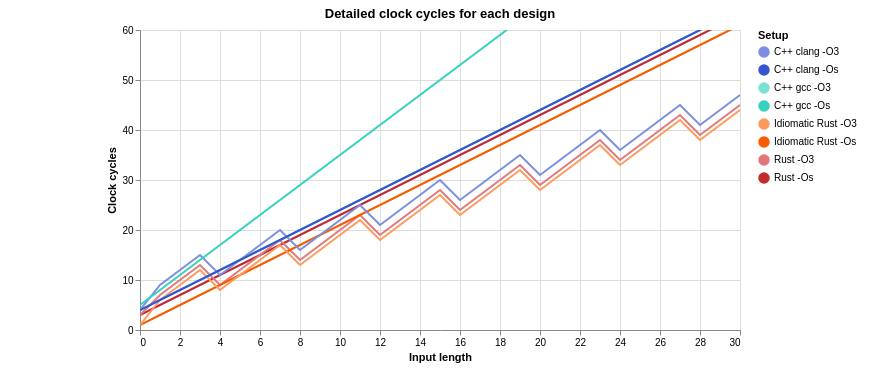

The specification (Vega-Lite) saved for this image:
### Vega-Lite specification from a JSON file in a GitHub repository (floating-point values rounded to 4 significant figures; data arrays with more than 128 entries replaced by an {"elided": "..."} marker saying what was removed)
{"$schema": "https://vega.github.io/schema/vega-lite/v5.json", "title": "Detailed clock cycles for each design", "data": {"values": {"elided": "408 records"}}, "transform": [{"lookup": "id", "from": {"key": "id", "data": {"values": [{"Logic blocks": 735, "Flip-flops": 292, "RAM blocks": 0, "trueDualPortBlockRam": 0, "Multipliers": 0, "otherBlocks": 0, "Area": 1027, "Maximum frequency (MHz)": 103.4, "Average clock cycles": 53, "id": "minmax_rust_size", "Setup": "Rust -Os", "Scenario": "Rust", "compilerSetup": "rust -Os", "Implementation": "Rust", "Function": "minmax", "Compiler": "Rust", "Optimized for": "size", "Optimization flag": "-Os", "Language": "Rust", "Idiomatic": "false", "From crates.io": "false", "color": "#C1292E"}, {"Logic blocks": 2555, "Flip-flops": 862, "RAM blocks": 0, "trueDualPortBlockRam": 0, "Multipliers": 0, "otherBlocks": 0, "Area": 3417, "Maximum frequency (MHz)": 56.06, "Average clock cycles": 37.77, "id": "minmax_rust_speed", "Setup": "Rust -O3", "Scenario": "Rust", "compilerSetup": "rust -O3", "Implementation": "Rust", "Function": "minmax", "Compiler": "Rust", "Optimized for": "speed", "Optimization flag": "-O3", "Language": "Rust", "Idiomatic": "false", "From crates.io": "false", "color": "#E2787C"}, {"Logic blocks": 394, "Flip-flops": 260, "RAM blocks": 0, "trueDualPortBlockRam": 0, "Multipliers": 0, "otherBlocks": 0, "Area": 654, "Maximum frequency (MHz)": 111.1, "Average clock cycles": 51, "id": "minmax_idiom_size", "Setup": "Idiomatic Rust -Os", "Scenario": "Idiomatic Rust", "compilerSetup": "rust -Os", "Implementation": "Idiomatic Rust", "Function": "minmax", "Compiler": "Rust", "Optimized for": "size", "Optimization flag": "-Os", "Language": "Rust", "Idiomatic": "true", "From crates.io": "false", "color": "#F65D00"}, {"Logic blocks": 2326, "Flip-flops": 865, "RAM blocks": 0, "trueDualPortBlockRam": 0, "Multipliers": 0, "otherBlocks": 0, "Area": 3191, "Maximum frequency (MHz)": 56.22, "Average clock cycles": 36.75, "id": "minmax_idiom_speed", "Setup": "Idiomatic Rust -O3", "Scenario": "Idiomatic Rust", "compilerSetup": "rust -O3", "Implementation": "Idiomatic Rust", "Function": "minmax", "Compiler": "Rust", "Optimized for": "speed", "Optimization flag": "-O3", "Language": "Rust", "Idiomatic": "true", "From crates.io": "false", "color": "#FF9A5C"}, {"Logic blocks": 2183, "Flip-flops": 827, "RAM blocks": 0, "trueDualPortBlockRam": 0, "Multipliers": 0, "otherBlocks": 0, "Area": 3010, "Maximum frequency (MHz)": 50.64, "Average clock cycles": 39.75, "id": "minmax_clang_speed", "Setup": "C++ clang -O3", "Scenario": "C++ clang", "compilerSetup": "clang -O3", "Implementation": "C++", "Function": "minmax", "Compiler": "Clang", "Optimized for": "speed", "Optimization flag": "-O3", "Language": "C++", "Idiomatic": "false", "From crates.io": "false", "color": "#7A8FE1"}, {"Logic blocks": 524, "Flip-flops": 165, "RAM blocks": 0, "trueDualPortBlockRam": 0, "Multipliers": 0, "otherBlocks": 0, "Area": 689, "Maximum frequency (MHz)": 103.5, "Average clock cycles": 54, "id": "minmax_gcc_speed", "Setup": "C++ gcc -O3", "Scenario": "C++ gcc", "compilerSetup": "gcc -O3", "Implementation": "C++", "Function": "minmax", "Compiler": "GCC", "Optimized for": "speed", "Optimization flag": "-O3", "Language": "C++", "Idiomatic": "false", "From crates.io": "false", "color": "#7AE1D5"}, {"Logic blocks": 993, "Flip-flops": 229, "RAM blocks": 0, "trueDualPortBlockRam": 0, "Multipliers": 0, "otherBlocks": 0, "Area": 1222, "Maximum frequency (MHz)": 99.21, "Average clock cycles": 54, "id": "minmax_clang_size", "Setup": "C++ clang -Os", "Scenario": "C++ clang", "compilerSetup": "clang -Os", "Implementation": "C++", "Function": "minmax", "Compiler": "Clang", "Optimized for": "size", "Optimization flag": "-Os", "Language": "C++", "Idiomatic": "false", "From crates.io": "false", "color": "#3454D1"}, {"Logic blocks": 439, "Flip-flops": 132, "RAM blocks": 0, "trueDualPortBlockRam": 0, "Multipliers": 0, "otherBlocks": 0, "Area": 571, "Maximum frequency (MHz)": 110.6, "Average clock cycles": 80, "id": "minmax_gcc_size", "Setup": "C++ gcc -Os", "Scenario": "C++ gcc", "compilerSetup": "gcc -Os", "Implementation": "C++", "Function": "minmax", "Compiler": "GCC", "Optimized for": "size", "Optimization flag": "-Os", "Language": "C++", "Idiomatic": "false", "From crates.io": "false", "color": "#34D1BF"}]}, "fields": ["Scenario", "Optimized for", "Setup", "color"]}}, {"filter": {"field": "num_inputs", "lte": 30}}], "autosize": "none", "padding": {"left": 140, "top": 30, "right": 140, "bottom": 40}, "width": 600, "height": 300, "encoding": {"x": {"field": "num_inputs", "title": "Input length", "type": "quantitative"}}, "layer": [{"encoding": {"y": {"field": "cycles", "title": "Clock cycles", "type": "quantitative", "scale": {"domain": [0, 60]}}, "color": {"field": "Setup", "type": "nominal", "scale": {"range": {"field": "color"}}}}, "layer": [{"mark": {"type": "line", "clip": true}, "params": [{"name": "selectedSetup", "select": {"type": "point", "fields": ["Setup"], "on": "click"}, "bind": "legend"}], "encoding": {"opacity": {"condition": {"param": "selectedSetup", "value": 1}, "value": 0.2}}}, {"transform": [{"filter": {"param": "hover", "empty": false}}], "mark": "circle", "encoding": {"size": {"value": 75}}}]}, {"transform": [{"pivot": "Setup", "value": "cycles", "groupby": ["num_inputs"]}], "mark": "rule", "encoding": {"opacity": {"condition": {"value": 0.3, "param": "hover", "empty": false}, "value": 0}, "tooltip": [{"field": "C++ clang -Os", "title": "C++ clang", "type": "quantitative"}, {"field": "C++ gcc -Os", "title": "C++ gcc", "type": "quantitative"}, {"field": "Rust -Os", "type": "quantitative"}, {"field": "Rust -O3", "type": "quantitative"}, {"field": "Idiomatic Rust -Os", "type": "quantitative"}, {"field": "Idiomatic Rust -O3", "type": "quantitative"}]}, "params": [{"name": "hover", "select": {"type": "point", "fields": ["num_inputs"], "nearest": true, "on": "mouseover", "clear": "mouseout"}}]}]}
